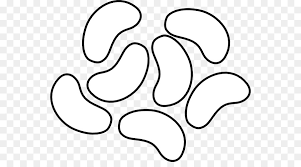
#> input picture data/beans.png, 301 x 167 px
$ jupyter execute bean_boundary.ipynb
#> lines starting #> are read from the running program, lines starting #| are printed output that depends on the picture; after the words box and inside, x2 and y2 are one past the last pixel; in counts of white or black regions, pixels touching at a corner belong together
[cell 1]
import numpy as np
from PIL import Image
import matplotlib.pyplot as plt

[cell 2]
img = "../../data/beans.png"
image = Image.open(img)
#> image is the input picture: PIL image 301x167 P; min 0, max 255, mean 236.6
image

[cell 3]
greyscale_image = image.convert("L")
greyscale_image

[cell 4]
image_array = np.array(greyscale_image)
image_array.shape
#> Out = (167, 301)

[cell 5]
image_array[image_array > 100] = 255
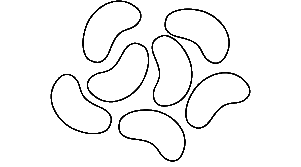
#> image_array: shape (167, 301); min 0, max 255, mean 244.7
image_array[image_array <= 100] = 0
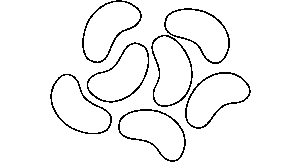
#> image_array: shape (167, 301); 95.7% white; black in thin lines or dots, all inside (x1, y1, x2, y2) = (50, 0, 251, 162)
padded_image = np.pad(image_array, pad_width=10, mode="constant", constant_values=255)
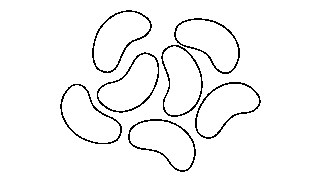
#> padded_image: shape (187, 321); 96.4% white; black in thin lines or dots, all inside (x1, y1, x2, y2) = (60, 10, 261, 172)
